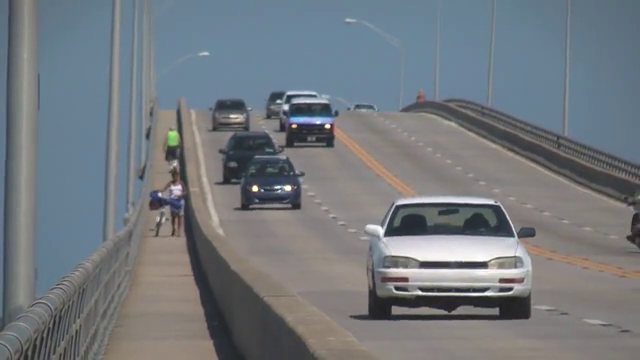
#> input picture projeto3/Imagens/frame_0100.png, 640 x 360 px, given in place of the camera
$ jupyter execute projeto3.ipynb   (shell and % lines are left out)   (text cells are left out)
#> lines starting #> are read from the running program, lines starting #| are printed output that depends on the picture
[cell 1]
import numpy as np
import cv2
import matplotlib.pyplot as plt

[cell 2]
cap = cv2.VideoCapture(0)

# Parameters for Shi-Tomasi corner detection.
feature_params = {
    'maxCorners': 100,
    'qualityLevel': 0.3,
    'minDistance': 7,
    'blockSize': 7
}

# Parameters for Lucas-Kanade optical flow.
lk_params = {
    'winSize': (15, 15),
    'maxLevel': 2,
    'criteria': (cv2.TERM_CRITERIA_EPS | cv2.TERM_CRITERIA_COUNT, 10, 0.03)
}

# Create some random colors.
color = np.random.randint(0, 255, (100, 3))

# Take first frame and find corners in it.
_, old_frame = cap.read()
#> old_frame is the input picture: shape (360, 640, 3); mean B, G, R 126.1, 120.8, 115.1
old_gray = cv2.cvtColor(old_frame, cv2.COLOR_BGR2GRAY)
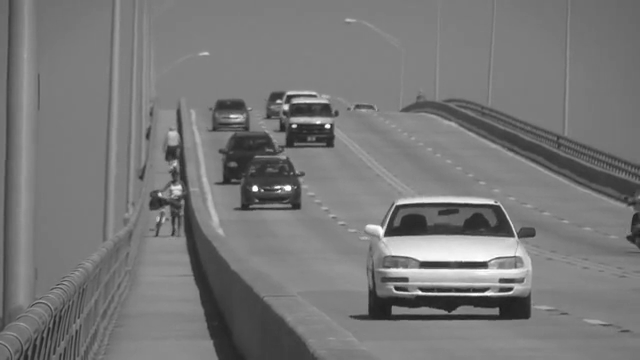
#> old_gray: shape (360, 640); min 25, max 255, mean 119.7
p0 = cv2.goodFeaturesToTrack(old_gray, mask=None, **feature_params)
#> p0 = [[255, 188], [327, 125], [288, 188], [294, 125], [386, 235], [286, 107], [512, 235]]

# Create a mask image for drawing purposes.
mask = np.zeros_like(old_frame)

movx=0
movy=0


while True:
    _, frame = cap.read()
    if frame is None:
        break

    frame_gray = cv2.cvtColor(frame, cv2.COLOR_BGR2GRAY)

    # Calculate optical flow.
    p1, st, err = cv2.calcOpticalFlowPyrLK(
        old_gray, frame_gray, p0, None, **lk_params)
#> p1 has the same summary as p0; st = [1, 1, 1, 1, 1, 1, 1]; err = [0, 0, 0, 0, 0, 0, 0]

    vecx = []
    vecy = []

    # if all points were lost terminate the program
    if p1 is not None:
        # if there are fewer than 10 points, get new points
        if (len(p1) < 10):
            p0 = cv2.goodFeaturesToTrack(old_gray, mask=None, **feature_params)
            p1, st, err = cv2.calcOpticalFlowPyrLK(
                old_gray, frame_gray, p0, None, **lk_params)
            movx =0
            movy =0
    else:
        break

    # calculates the change for each point
    for i,(point) in enumerate(p1):
        vec_p = (point[0]-(p0[i][0]))

        vecx.append((vec_p[0]))
        vecy.append((vec_p[1]))
#> this loop made 7 passes
#> after the loop, vecx = [0, 0, 0, 0, 0, 0, 0]; vecy = [0, 0, 0, 0, 0, 0, 0]


    #calculates the average movemente
    movx += np.average(vecx)
#> movx = 0
    movy += np.average(vecy)
#> movy = 0

    #calculate were the img should move for stability
    M = np.array([[1,0,-movx],[0,1,-movy]])
#> M = [[1, 0, 0], [0, 1, 0]]
    rows,cols,channel = frame.shape
#> rows = 360; cols = 640; channel = 3


    # Select good points.
    good_new = p1[st == 1]
#> good_new has the same summary as p0
    good_old = p0[st == 1]
#> good_old has the same summary as p0


    # Draw the tracks.
    for i, (new, old) in enumerate(zip(good_new, good_old)):
        a, b = new.ravel()
        c, d = old.ravel()
        frame = cv2.circle(frame, (a, b), 5, color[i].tolist(), -1)
#> this loop made 7 passes
#> (a, b, c, d) on passes 1 to 7: (255, 188, 255, 188), (327, 125, 327, 125), (288, 188, 288, 188), (294, 125, 294, 125), (386, 235, 386, 235), (286, 107, 286, 107), (512, 235, 512, 235)
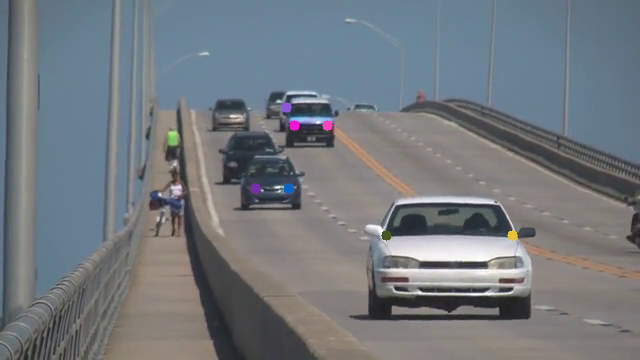
#> frame: shape (360, 640, 3); mean B, G, R 126.2, 120.7, 115.1

    frame = cv2.add(frame, mask)
    #aplies the matriz M to the img
    img=cv2.warpAffine(frame,M,(cols,rows))

    #show only a small portion of the image
    img = img[100:400,150:450]
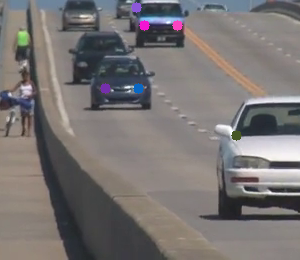
#> img: shape (260, 300, 3); mean B, G, R 115, 115.7, 120.2


    cv2.imshow('frame', img)

    k = cv2.waitKey(30) & 0xff
#> (key Esc is pressed here)
    if k == 27:
        break
    if k == 32: # if space is pressed get new points
        p0 = cv2.goodFeaturesToTrack(old_gray, mask=None, **feature_params)
        p1, st, err = cv2.calcOpticalFlowPyrLK(
            old_gray, frame_gray, p0, None, **lk_params)
        movx =0
        movy =0

    # Now update the previous frame and previous points.
    old_gray = frame_gray.copy()
    p0 = good_new.reshape(-1, 1, 2)

cap.release()
cv2.destroyAllWindows()
